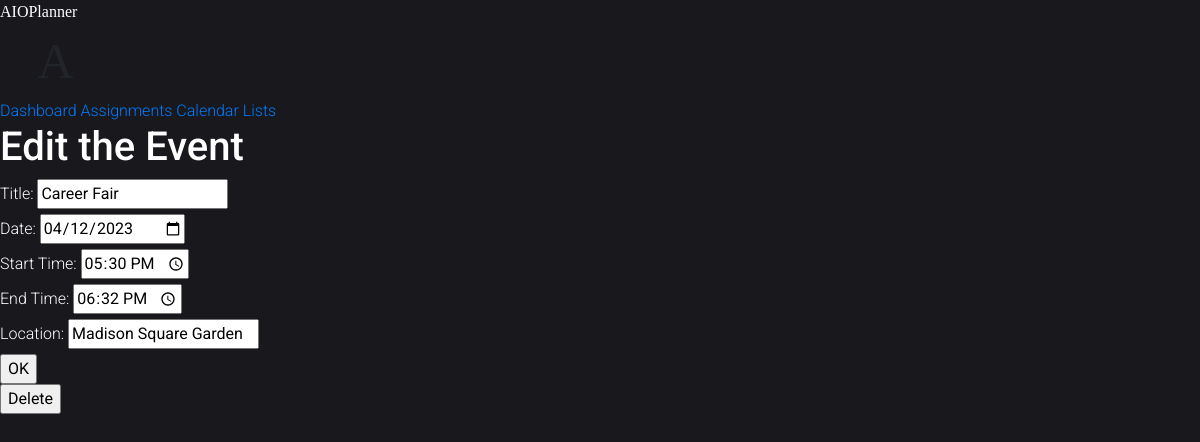
The app's page /editEvent/2 with its own data.
### src/Models/models.py (models this page shows, shortened)
class Event(db.Model): #class for events
    id = db.Column(db.Integer, primary_key = True)
    title = db.Column(db.String(200), nullable = False)
    completed = db.Column(db.Integer, default = 0)
    date_created = db.Column(db.DateTime, default = datetime.utcnow)
    dateTime_of_event = db.Column(db.DateTime, default = datetime.utcnow)
    location_of_event = db.Column(db.String(200), nullable = False)
    endTime_of_event = db.Column(db.String(200), nullable = False)

### src/Services/calendar.py (the view)
@calendar_monthly_page.route("/editEvent/<int:id>", methods = ["GET","POST"])
def editEvent(id):
    task_to_update = Event.query.get_or_404(id)
    if request.method == "POST":
        task_to_update.title = request.form['eventTitle']
        date = request.form.get("eventDate")
        time = request.form.get("eventTime")[:5]
        dt = datetime.strptime(date + " " + time,"%Y-%m-%d %H:%M")
        task_to_update.dateTime_of_event = dt
        task_to_update.location_of_event = request.form['eventLocation']
        try:
            db.session.commit()
            return redirect("/calendar")
        except:
            return "There was an issue updating your event"
    else:
        task_to_update = Event.query.get_or_404(id)
        return render_template("Calendar/editEvent.html",task_to_update = task_to_update)

### templates/Calendar/editEvent.html
{% extends "base.html" %}
{% block head %}
<link rel = "stylesheet" href = "../../static/css/main.css">
{% endblock %}
{% block body %}
<div class = edit_content>
    <h1 class = "createButtons">Edit the Event</h1>
    <form action = "/editEvent/{{task_to_update.id}}" method =  "POST">
        {%if task_to_update.title %}
        <label class = "createButtons" for="eventTitle"> Title: </label>
        <input type="text"  name="eventTitle" id = "eventTitle" value = "{{task_to_update.title}}">
        <br>
        {%endif%}
        {%if task_to_update.dateTime_of_event.date() %}
        <label class = "createButtons" for="eventDate"> Date: </label>
        <input type="date"  name="eventDate" id = "eventDate" value = "{{task_to_update.dateTime_of_event.date()}}">
        <br>
        {%endif%}
        {%if task_to_update.dateTime_of_event.time()%}
        <label class = "createButtons" for="eventTime"> Start Time: </label>
        <input type="time"  name="eventTime" id = "eventTime" value = "{{task_to_update.dateTime_of_event.time()}}">
        <br>
        {%endif%}
        {%if task_to_update.endTime_of_event%}
        <label class = "createButtons" for="eventTime"> End Time: </label>
        <input type="time"  name="eventTime" id = "eventTime" value = "{{task_to_update.endTime_of_event}}">
        <br>
        {%endif%}
        {%if task_to_update.location_of_event%}
        <label class = "createButtons" for="eventLocation"> Location: </label>
        <input type="text"  name="eventLocation" id = "eventLocation" value = "{{task_to_update.location_of_event }}">
        <br>
        {%endif%}
        <input type = "submit" value = "OK">
    </form>
    <form action = "/deleteEvent/{{task_to_update.id}}" method = "POST">
        <input type = "submit" name = "delete" value = "Delete">
    </form>
</div>
{% endblock %}

### static/css/main.css (style rules this page uses)
body { animation: fadeInAnimation ease 1.3s; animation-iteration-count: 1; animation-fill-mode: forwards; }
.createButtons { color: #fff; }

### static/css-table-18/css/style.css (style rules this page uses)
body { font-family: "Roboto", -apple-system, BlinkMacSystemFont, "Segoe UI", Roboto, "Helvetica Neue", Arial, "Noto Sans", sans-serif, "Apple Color Emoji", "Segoe UI Emoji", "Segoe UI Symbol", "Noto Color Emoji"; background-color: #19191d; font-weight: 300; }
h1, h2, h3, h4, h5, h6, .h1, .h2, .h3, .h4, .h5, .h6 { font-family: "Roboto", -apple-system, BlinkMacSystemFont, "Segoe UI", Roboto, "Helvetica Neue", Arial, "Noto Sans", sans-serif, "Apple Color Emoji", "Segoe UI Emoji", "Segoe UI Symbol", "Noto Color Emoji"; }

### records on screen
Event: eventTitle "Career Fair", eventDate "04/12/2023", eventTime "17:30:00", eventTime "18:32", eventLocation "Madison Square Garden"
